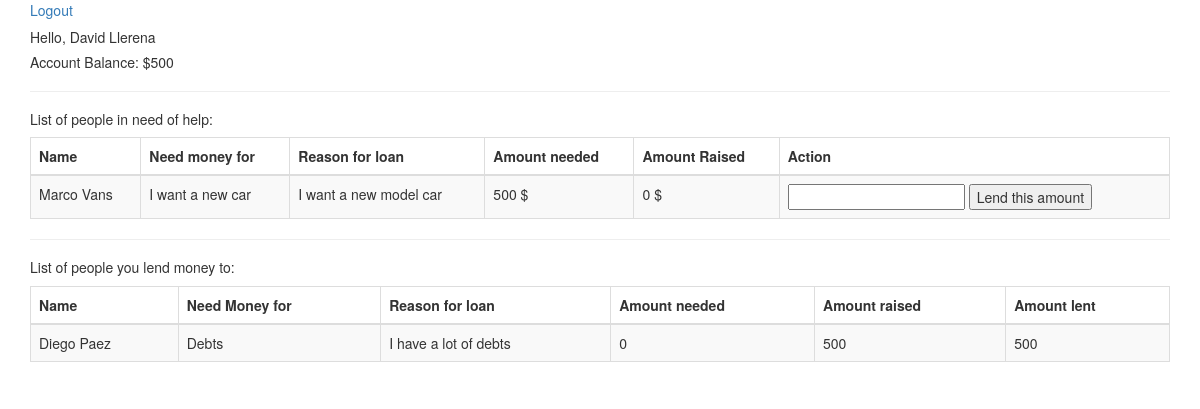
/lender_home (signed in), run on the app's committed database.
### codingdojo/models.py (models this page shows)
class Lender(models.Model):
	first_name = models.TextField(blank=False, max_length=20)
	last_name = models.TextField(blank=False, max_length=20)
	email = models.TextField(blank=False, max_length=20)
	password = models.TextField(blank=False)
	money = models.IntegerField(blank=False)
	total_left = models.IntegerField(blank=False, null=True)

class Borrower(models.Model):
	first_name = models.TextField(blank=False, max_length=20)
	last_name = models.TextField(blank=False, max_length=20)
	email = models.TextField(blank=False, max_length=20)
	password = models.TextField(blank=False, max_length=20)
	amount = models.IntegerField(blank=False)
	purpose = models.TextField(blank=False, max_length=50)
	description = models.TextField(blank=False, max_length=100)
	raised = models.IntegerField(blank=False)
	needed = models.IntegerField(blank=False, null=True)
	total_left = models.IntegerField(blank=False, null=True)
	created_at = models.DateField()
	updated_at = models.DateField()

class Loan (models.Model):
    amount = models.IntegerField(null=True)
    lender = models.ForeignKey(Lender, on_delete=models.CASCADE)
    borrower = models.ForeignKey(Borrower, on_delete=models.CASCADE)

### codingdojo/views.py (the view)
# urls.py: path('lender_home', views.lender_home, name='lender_home'),
def lender_home(request):
	print ("Lender Home")
	if "lender_id" in request.session:
		lender = Lender.objects.get(id=request.session['lender_id'])
		loans = lender.loan_set.all()
		borrowers = Borrower.objects.exclude(loan__in = lender.loan_set.all())
		content = {
			'lender': lender,
			'borrowers': borrowers,
			'loans': loans,
		}
		return render(request, 'cores/lender_home.html', content)
	else:
		del request.session
		return redirect('/')

### templates/cores/lender_home.html (shortened to what this page needs)
<!DOCTYPE html>
<html>
<head>
	<link rel="stylesheet" href="https://maxcdn.bootstrapcdn.com/bootstrap/3.3.5/css/bootstrap.min.css">
</head>
<body>
<div class="container">
<a href="/lender_logout">Logout</a>
<h5>Hello, {{lender.first_name}} {{lender.last_name}}</h5>
<h5>Account Balance: ${{lender.money}}</h5>
<hr>
<h5>List of people in need of help:</h5>
<table class="table class table-striped table-bordered table-hovered table-hover">
	<thead>
		<tr>
			<th>Name</th>
			<th>Need money for</th>
			<th>Reason for loan</th>
			<th>Amount needed</th>
			<th>Amount Raised</th>
			<th>Action</th>
		</tr>
	</thead>
	<tbody>
	{% if borrowers %}
			{% for eachborrower in borrowers %}
		<tr>
			<td>{{eachborrower.first_name}} {{eachborrower.last_name}}</td>
			<td>{{eachborrower.purpose}}</td>
			<td>{{eachborrower.description}}</td>
			<td>{{eachborrower.needed}} $</td>
			<td>{{eachborrower.raised}} $</td>
			<td>
				<form action="/borrower/{{eachborrower.id}}/lend" method="post">
					<input type="number" name="amount">
					<input type="submit" value="Lend this amount">
				</form>
			</td>
		</tr>
		{% endfor %}
	{% endif %}
	</tbody>
</table>
<hr>
<h5>List of people you lend money to:</h5>
<table class="table class table-striped table-bordered table-hovered table-hover">
	<thead>
		<tr>
			<th>Name</th>
			<th>Need Money for</th>
			<th>Reason for loan</th>
			<th>Amount needed</th>
			<th>Amount raised</th>
			<th>Amount lent</th>
		</tr>
	</thead>
	<tbody>
	{% for loan in loans %}
			<tr>
				<td>{{ loan.borrower.first_name }} {{loan.borrower.last_name}}</td>
				<td>{{loan.borrower.purpose}}</td>
				<td>{{loan.borrower.description}}</td>
				<td>{{loan.borrower.needed}}</td>
				<td>{{loan.borrower.raised}}</td>
				<td>{{loan.amount}}</td>
	{% endfor %}
	</tbody>
</table>
</div>
</body>
</html>

### data on the page
Lender: first_name "David", last_name "Llerena", money "500"
Borrower: first_name "Marco", last_name "Vans", purpose "I want a new car", description "I want a new model car", needed "500", raised "0"
Loan: borrower.first_name "Diego", borrower.last_name "Paez", borrower.purpose "Debts", borrower.description "I have a lot of debts", borrower.needed "0", borrower.raised "500", amount "500"
